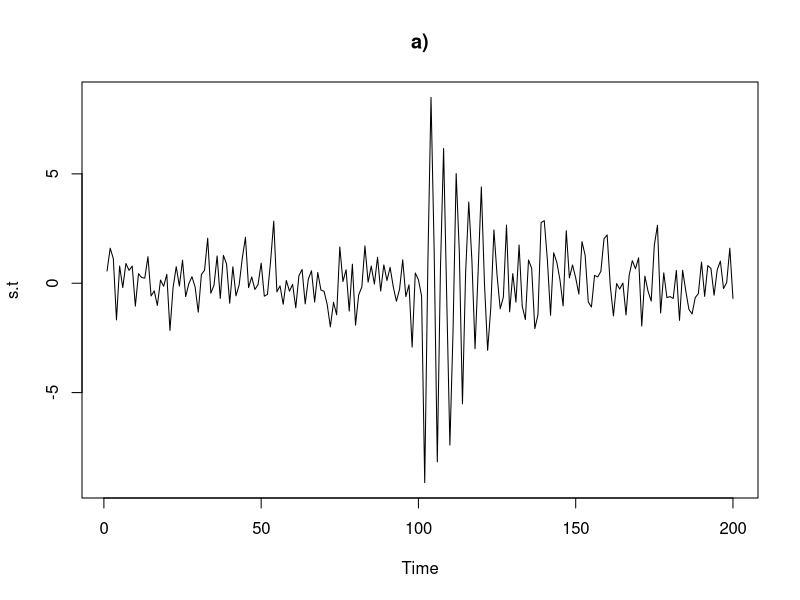
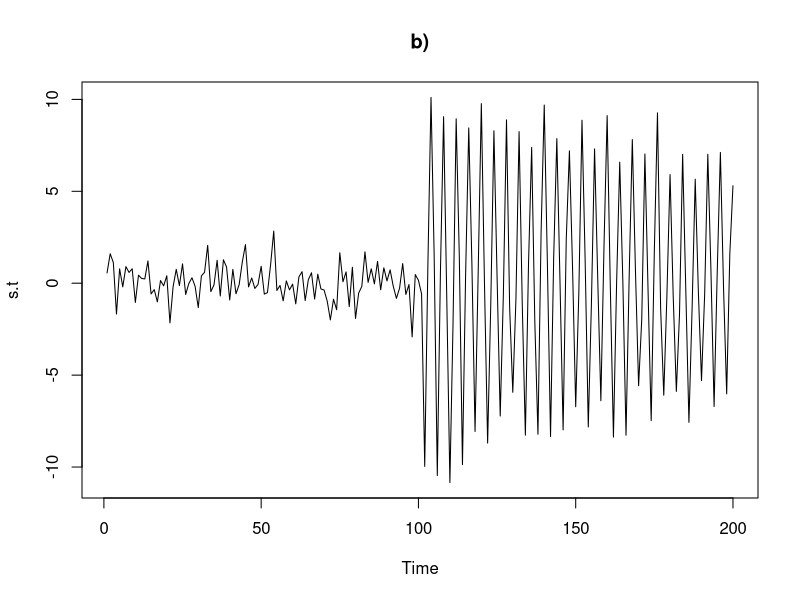
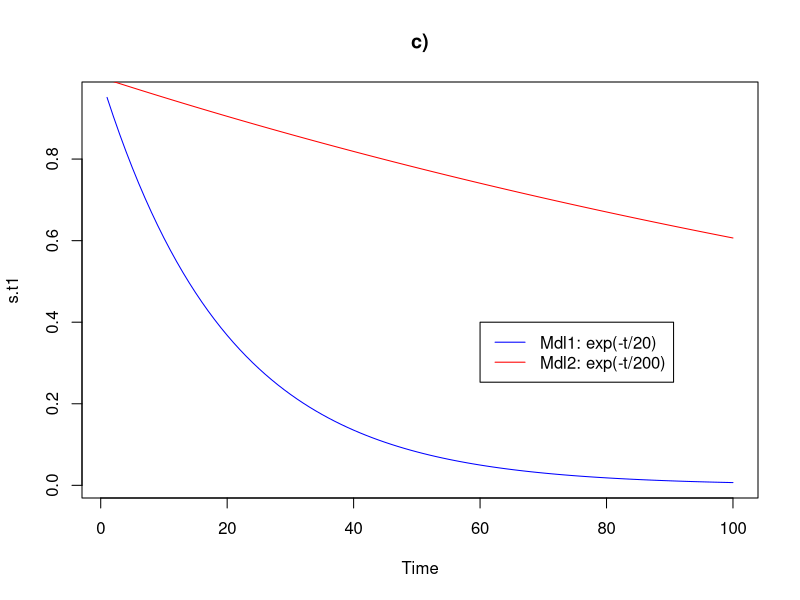
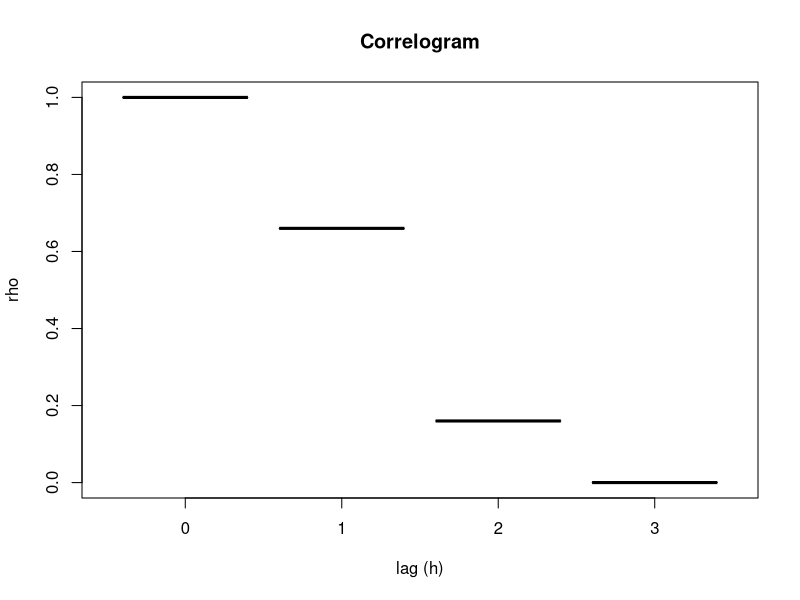

Write R code to recreate these figures, in order.
## ---- chunk 1

## a)
n = 200
t = 1:n
w.t = rnorm(n)

s.t = 0

for (i in t) {
  s.t[i] = 
    if (i <= 100) {
      0 + w.t[i] 
    } else {
      10 * exp(- (t[i] - 100)/20) * cos((2 * pi * t[i])/4) + w.t[i]
    }
}

plot.ts(s.t, main = "a)")

## b)
s.t = 0

for (i in t) {
  s.t[i] = 
    if (i <= 100) {
      0 + w.t[i] 
    } else {
      10 * exp(- (t[i] - 100)/200) * cos((2 * pi * t[i])/4) + w.t[i]
    }
}

plot.ts(s.t, main = "b)")

## ---- chunk 2

## a)
n = 100
t = 1:n
w.t = rnorm(n)

s.t1 = 0; s.t2 = 0;

for (i in t) {
  s.t1[i] = exp(- t[i]/20)
  s.t2[i] = exp(- t[i]/200)
}

plot.ts(s.t1, col = "blue", main = "c)"); lines(s.t2, col = "red")
legend(x = 60, y = .4, legend = c("Mdl1: exp(-t/20)", "Mdl2: exp(-t/200)"), col = c("blue", "red"), lty = 1)

## ---- chunk 3
dta = data.frame(h = 0:3, rho = c(1, .66, .16, 0))
plot(x = factor(dta$h), y = dta$rho, pch = 16, main = "Correlogram",
     xlab = "lag (h)", ylab = "rho")
